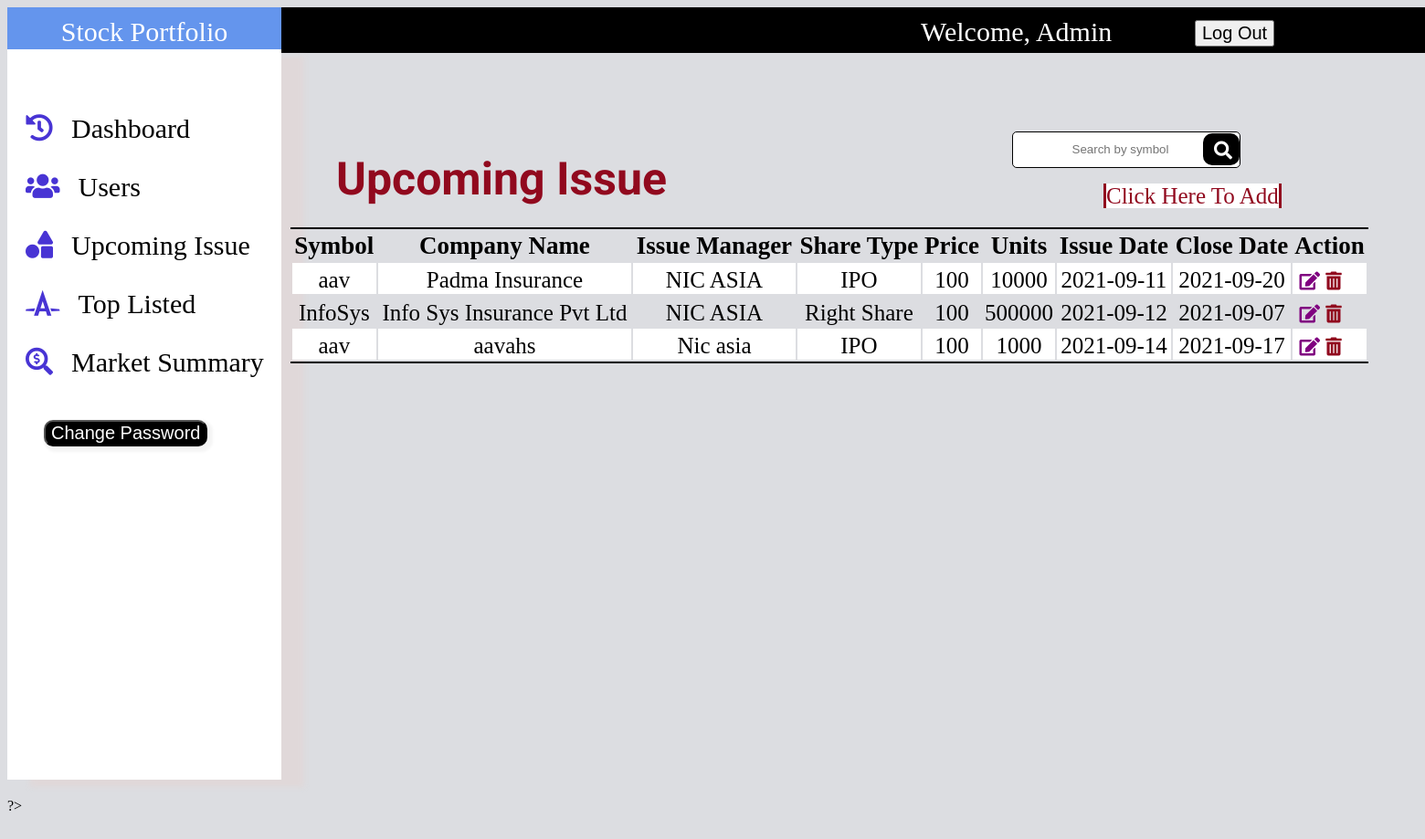
/project/admin/upcomingissue.php (signed in), run on the app's committed database.
### tables this page shows
CREATE TABLE `upcoming_issue` (
  `id` int(11) NOT NULL,
  `symbol` varchar(50) NOT NULL,
  `company_name` varchar(150) NOT NULL,
  `issue_manager` varchar(150) NOT NULL,
  `share_types` varchar(150) NOT NULL,
  `price` int(50) NOT NULL,
  `units` int(50) NOT NULL,
  `issue_date` date NOT NULL,
  `close_date` date NOT NULL
);

### project/admin/upcomingissue.php (the view, shortened to what this page needs)
<?php
include("database.php");
include("main.php");
$sql = "Select * from upcoming_issue $where";
$result = mysqli_query($conn, $sql);
?>
<!DOCTYPE html>
<html lang="en">
<head>
    <link href="css/upcomingissue.css" rel="stylesheet">
</head>
<body>
    <div id="form">
    <form action="upcomingissue.php" method="POST">
        <input type="search" name="submit" placeholder="Search by symbol" autocomplete="off">
        <button class="btn" name="search"><i class="fas fa-search"></i></button>
    </form>
    </div>
    <div id="headers">
        <h1>Upcoming Issue</h1>
        <a href="upcomingadd.php" id="upcomingadd">Click Here To Add</a>
        <table>
            <tr>
                <th>Symbol</th>
                <th>Company Name</th>
                <th>Issue Manager</th>
                <th>Share Type</th>
                <th>Price</th>
                <th>Units</th>
                <th>Issue Date</th>
                <th>Close Date</th>
                <th>Action</th>
            </tr>
             <?php
              while ($row = mysqli_fetch_assoc($result)) {
            ?>
                <tr>
                    <td><?php echo $row['symbol'] ?></td>
                    <td><?php echo $row['company_name'] ?></td>
                    <td><?php echo $row['issue_manager'] ?></td>
                    <td><?php echo $row['share_types'] ?></td>
                    <td><?php echo $row['price'] ?></td>
                    <td><?php echo $row['units'] ?></td>
                    <td><?php echo $row['issue_date'] ?></td>
                    <td><?php echo $row['close_date'] ?></td>
                    <td><a href="upcomingissueupdate.php?id=<?php echo $row['id'];?>" onclick="clickupdate()" ><i class="fas fa-edit"></i></a>
        <a href="deleteupcomingissue.php?id=<?php echo $row['id'];?>" onclick="clickerror()" ><i class="fas fa-trash-alt"></i></a>
    </td>
                <?php
            }
                ?>
                </tr>
        </table>
    </div>
</body>
</html>

### project/admin/css/main.css (style rules this page uses)
body { background-color: #dcdde1; overflow: hidden; }
button { font-size: 20px; position: relative; top:-70px; left:1300px; }
i { color:#4834d4; position: relative; left:-20px; }

### project/admin/css/upcomingissue.css (style rules this page uses)
input { border:1px solid black; border-radius: 5px; position: relative; top:-750px; left: 1100px; height: 40px; width: 250px; outline: none; text-align: center; }
.btn { position: relative; top:-746px; left: 1055px; border: none; background-color:black; height: 35px; width: 40px; border-radius: 10px; padding-top: 5px; }
.fa-search { color:white; position: relative; left:2px; }
#headers { position: relative; top:-800px; left:500px; }
h1 { font-size: 50px; margin-left: -200px; padding-left: 60px; color:#91091e; height: 50px; width: 100vw; font-family: 'Roboto', sans-serif; }
#upcomingadd { display: inline; position: relative; top:-50px; left:700px; font-size: 25px; text-decoration: none; border-left: 3px solid #91091e; border-right: 3px solid #91091e; color:#91091e; background-color: white; }
table { width: 1180px; position: relative; top:-30px; left:-190px; border-top:2px solid black; border-bottom:2px solid black; }
table th { color:black; font-size: 27px; text-align: center; }
table td { font-size: 25px; text-align: center; padding-top: 5px; }
tr:nth-child(even) { background-color:white; }
.fa-edit { color:purple; font-size: 20px; padding-left: 20px; }
.fa-trash-alt { color:#91091e; font-size: 20px; }

### data on the page
upcoming_issue: symbol "aav", company_name "Padma Insurance", issue_manager "NIC ASIA", share_types "IPO", price "100", units "10000", issue_date "2021-09-11", close_date "2021-09-20"
upcoming_issue: symbol "InfoSys", company_name "Info Sys Insurance Pvt Ltd", issue_manager "NIC ASIA", share_types "Right Share", price "100", units "500000", issue_date "2021-09-12", close_date "2021-09-07"
upcoming_issue: symbol "aav", company_name "aavahs", issue_manager "Nic asia", share_types "IPO", price "100", units "1000", issue_date "2021-09-14", close_date "2021-09-17"

### other printed values
$_SESSION['mail'] "Admin"
